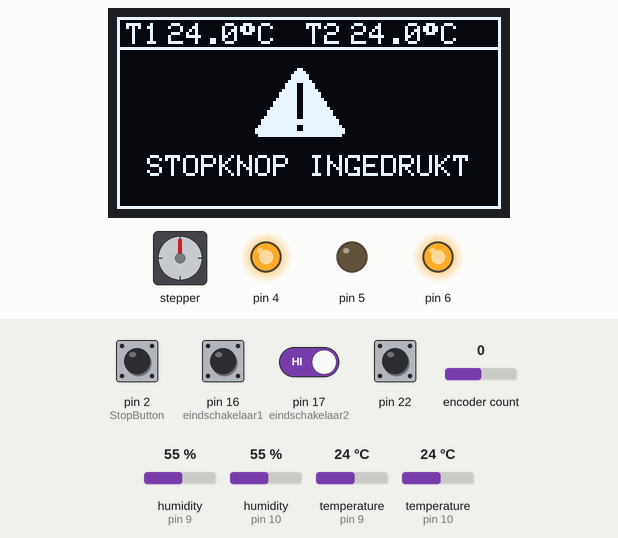
A program run on a simulated Arduino Mega 2560, built with avr-gcc and run on an emulated ATmega2560. Parts: stepper motor, 128×64 one-colour display, output pins drawn as LEDs (lit = HIGH). Wiring (inferred from the names in the program): stepper motor driver (200 steps per turn assumed): step pin 11; direction pin 12; enable pin 13. Dashed ring = blinking. The test bench sets the inputs (shaded band); at power-on: pin 2 (StopButton), pin 16 (eindschakelaar1), pin 17 (eindschakelaar2), pin 22 HIGH, encoder count 0, humidity (sensors on pin 9, pin 10) 55 %, temperature (sensors on pin 9, pin 10) 24 °C. Pins used as bus, display or sensor lines are not drawn.

Above: at 6.2 s.
6.3 s: pin 2 (StopButton) pulled LOW for 0.15 s
At 6.43 s:
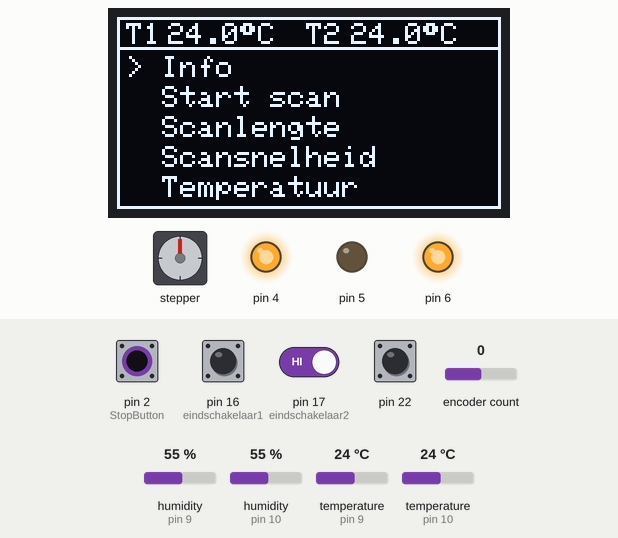
8.0 s: pin 2 (StopButton) pulled LOW for 3.2 s
12.7 s: pin 2 (StopButton) driven LOW and pin 17 (eindschakelaar2) driven LOW
At 13.6 s:
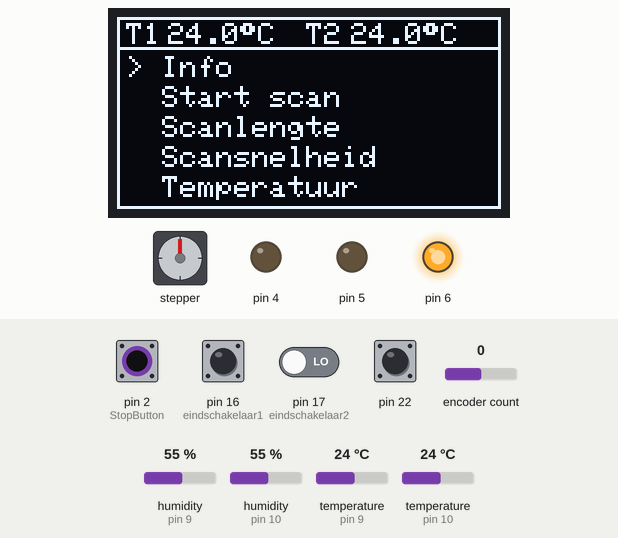
14.2 s: encoder count set to 1
At 14.8 s:
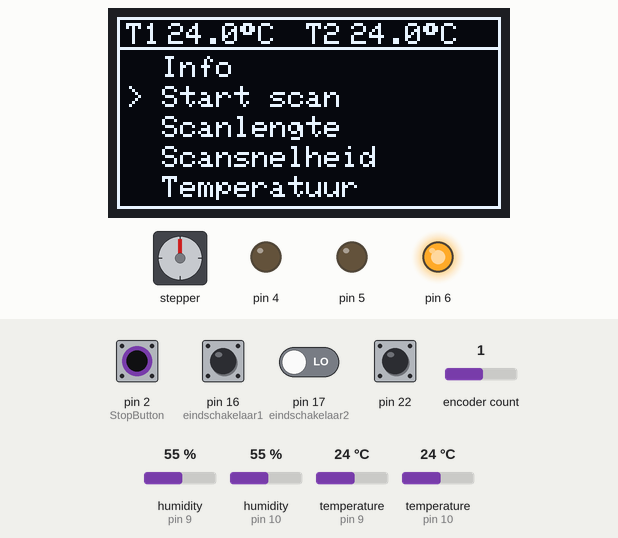
15.7 s: pin 22 pulled LOW for 0.15 s
At 16.6 s:
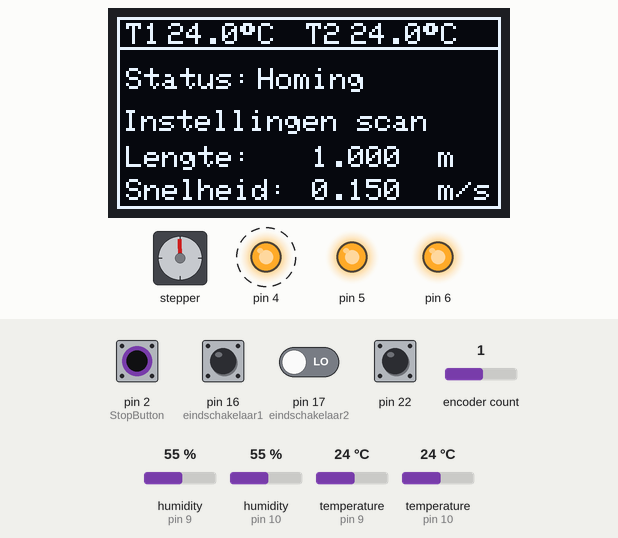
18.3 s: pin 2 (StopButton) driven HIGH
At 21.4 s:
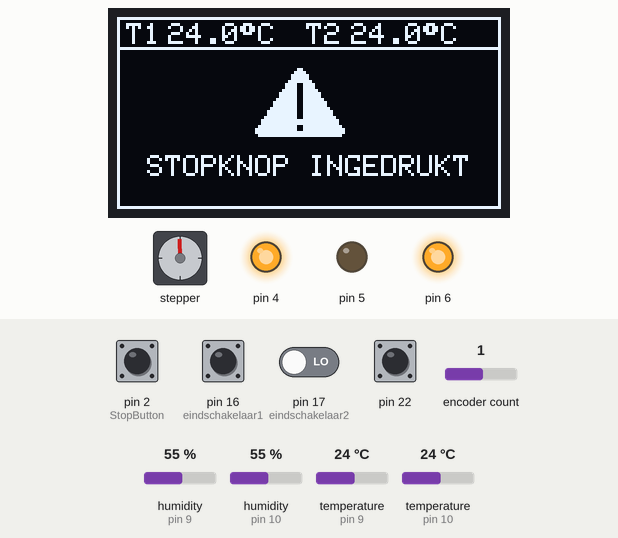
Timing chart, 0 to 22.3 s (numbered marks = the images above; inputs shaded):
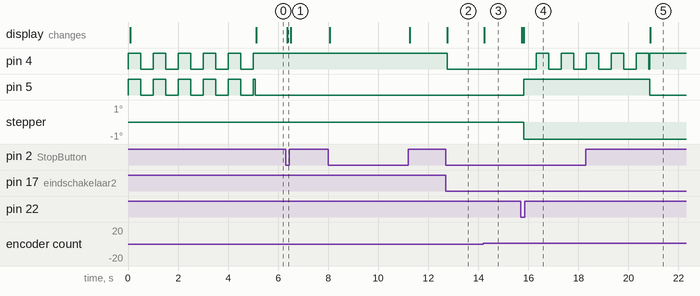

The program:

main.cpp
```cpp
#include <Wire.h>
#include <DHT.h>
#include "Display.h"
#include "SelectorSwitch.h"
#include "RGBcontrol.h"
#include "TempController.h"
#include "Motor.h"
#include "Enc.h"

// Define the settings and object for OLED-display
#define SCREEN_WIDTH 128
#define SCREEN_HEIGHT 64
#define OLED_RESET    -1
#define OLED_I2C_ADDR 0x3C
DisplayController display(SCREEN_WIDTH, SCREEN_HEIGHT, OLED_I2C_ADDR, OLED_RESET);

// Define the pins and objects for push buttons with RGB lighting
#define StopButton 2
bool FirstInteruptStopButton = false;
RGBController rgbController(5, 4, 6);

// // Define the pins and object for encoder push button
#define EncButtonS1 23
#define EncButtonS2 24
#define EncButtonKEY 22
SelectorSwitch selector(EncButtonS1, EncButtonS2, EncButtonKEY);

// Define the pins and objects for the two temperature sensors
#define DHT21_PIN1 9  // Pin DHT21 sensor control box
#define DHT21_PIN2 10  // Pin DHT21 sensor LAB setup
TempController TempControlBox(DHT21_PIN1, 15000, 45000);
TempController TempLABsetup(DHT21_PIN2, 15000, 45000);
float temp1 = 0.0;
float temp2 = 0.0;

// Define the pins and objects for motor
#define STEP_PIN 11
#define DIR_PIN 12
#define EN_PIN 13
Motor motor(DIR_PIN, STEP_PIN, EN_PIN);

// Define the pins and objects for encoder
// #define ENCODER_A 18
// #define ENCODER_B 19
// #define LINEAR_DISTANCE_PER_STEP 0.00005655
// Enc encoder(ENCODER_A, ENCODER_B, LINEAR_DISTANCE_PER_STEP);

// Startup and timesettings
unsigned long startTime;
unsigned long delayTime = 5000; // 5 sec
unsigned long lastUpdate = 0;

// General settings
float scanLength = 1.0;
float scanSpeed = 0.150;
float totalDistance = 1.67; // Totale afstand in meters

// Defining the states
enum State {
  Waiting,
  Homing,
  Accelerating,
  Scanning,
  Decelerating,
  Stopped,
  SafeStop
};
State currentState = Waiting;
State lastStringCurrentState = currentState;
String StringCurrentState = String(currentState);
bool StartButton = false;
bool ScanStart = false;

const int eindschakelaar1 = 16; // Gebruik digitale pin 16
const int eindschakelaar2 = 17;

// Declaration of the functions
void handleStopButton();

String stateToString(State state);

void setup() {
    Serial.begin(9600);
    pinMode(StopButton, INPUT_PULLUP);
    attachInterrupt(digitalPinToInterrupt(StopButton), handleStopButton, CHANGE); // Interrupt op Rising-edge
    selector.begin();
    rgbController.begin();
    // encoder.begin();

    pinMode(eindschakelaar1, INPUT_PULLUP);
    pinMode(eindschakelaar2, INPUT_PULLUP);

    if (!digitalRead(StopButton)) {
        currentState = Waiting;
    } else {
        currentState = SafeStop;
        FirstInteruptStopButton = true;
    }

    StartButton = false;
    ScanStart = false;

    motor.begin();
    motor.setDirection(false);
    motor.FixSpeed(true);
    motor.SetFixedSpeed(0.05);
    motor.stop();

    TempControlBox.begin();
    TempControlBox.attachTemp(&temp1);
    TempLABsetup.begin();
    TempLABsetup.attachTemp(&temp2);

    // Initialiseer het display
    if (!display.begin()) {
        Serial.println("Display niet gevonden, controleer verbinding!");
        while (true);
    }
    display.clear();
    display.attachLength(&scanLength);
    display.attachSpeed(&scanSpeed);
    display.attachTemp(&temp1, &temp2);
    display.attachState(&StringCurrentState);

    // Startup display with delay
    display.attachStartButton(&StartButton);
    display.printText("Startup...", 15, 15);
    display.updateDisplay();
    rgbController.setState(Startup);
    startTime = millis();
    while (millis() - startTime < delayTime) {
        rgbController.update();
    }
    display.clear();

    StringCurrentState = stateToString(currentState);
    TempControlBox.getTemp();
    TempLABsetup.getTemp();
    if (!digitalRead(StopButton)) {
        display.mainMenu();
    }
}


void loop() {
    if (currentState != Waiting) {
        StartButton = false;
    }

    if ((lastStringCurrentState != currentState)){
        StringCurrentState = stateToString(currentState);
        lastStringCurrentState = currentState;
        if (currentState != SafeStop && currentState != Waiting) {
            display.scanInfo();
        }
    }

    bool isEindschakelaar1Triggered = digitalRead(eindschakelaar1) == HIGH;
    bool isEindschakelaar2Triggered = digitalRead(eindschakelaar2) == HIGH;

    if ((!(currentState == Waiting || currentState == Homing || currentState == Accelerating) && isEindschakelaar1Triggered) || isEindschakelaar2Triggered) {
        //delay(10); // Eenvoudige debounce
        if (digitalRead(eindschakelaar1) == HIGH || digitalRead(eindschakelaar2) == HIGH) {
            currentState = SafeStop;
        }
    }

    // if (((!(currentState == Waiting) && !(currentState == Homing) && !(currentState == Accelerating) && digitalRead(eindschakelaar1) == HIGH)) || digitalRead(eindschakelaar2) == HIGH) {
    //     currentState = SafeStop;
    // }

    if ((digitalRead(StopButton)) && currentState != SafeStop) {
        currentState = SafeStop;
        FirstInteruptStopButton = true;
    }

    // static unsigned long lastUpdateSpeed = 0;
    // if (millis() - lastUpdateSpeed > 1000) { // Elke seconde printen
    //     encoder.updateSpeed();
    //     lastUpdateSpeed = millis();
    // }

/*  //SerialPrint monitoring
    static unsigned long lastPrint = 0;
    if (millis() - lastPrint > 500) { // Elke seconde printen
        lastPrint = millis();
        Serial.print("Motor speed");
        Serial.println(updateMotorSpeed);
        float tempPosition = encoder.getPosition();
        float tempSpeed = encoder.getSpeed();
        Serial.print("Error : ");
        Serial.print(motor.isError());
        Serial.print(" , SG_Result: ");
        Serial.print(motor.getSGResult());
        Serial.print(" , Huidige positie: ");
        Serial.print(tempPosition, 6); // Print positie in meters met 6 decimalen
        Serial.println(" m, Snelheid: ");
        Serial.print(tempSpeed, 6);    // Print snelheid in m/s met 6 decimalen
        Serial.println(" m/s");
    }
*/


    switch (currentState) {
        case Waiting:
        TempControlBox.update();
        TempLABsetup.update();
        rgbController.setState(Wait);
        rgbController.update();
        display.checkButtons(selector.moveUp(), selector.moveDown(), selector.isButtonPressed());
        selector.update();

        if (millis() - lastUpdate >= 16000) {
        display.TempUpdate();
        lastUpdate = millis();
        }

        if (StartButton) {
            motor.setDirection(false);
            motor.FixSpeed(true);
            motor.setMotionSettings(scanSpeed, scanLength, totalDistance);
            display.scanInfo();
            currentState = Homing;
        }

        break;

        case Homing:
        rgbController.setState(Home);
        rgbController.update();
        motor.start();

        if (digitalRead(eindschakelaar1) == HIGH) {
            motor.stop();
            motor.calculateMotorSpeed();
            motor.setDirection(true);
            motor.FixSpeed(false);
            motor.resetMotor();
            startTime = millis();
            while (millis() - startTime < 5000) {
                rgbController.update();
                if (digitalRead(StopButton)) {
                    currentState = SafeStop;
                    FirstInteruptStopButton = true;
                }
            }
            // encoder.resetPosition();
            rgbController.setState(Run);
            rgbController.update();
            currentState = Accelerating;
        }
        break;

        case Accelerating:
        motor.start();
        motor.UpdateSpeed();
        if (motor.GetElapsedTime() >= motor.GetAccelerationTime()) {
            currentState = Scanning;
        }
        break;

        case Scanning:
        motor.UpdateSpeed();
        if (motor.GetElapsedTime()  >= (motor.GetAccelerationTime() + scanLength / scanSpeed)) {
            currentState = Decelerating;
        }
        break;

        case Decelerating:
        motor.UpdateSpeed();

        if (motor.GetElapsedTime()  >= motor.GetTotalTime()) {
            motor.stop();
            currentState = Stopped;
        }
        break;

        case Stopped:
        rgbController.setState(Stop);
        rgbController.update();
        motor.stop();
        motor.resetMotor();
        startTime = millis();
        while (millis() - startTime < 2000) {
            rgbController.update();
            if (digitalRead(StopButton)) {
                currentState = SafeStop;
                FirstInteruptStopButton = true;
            }
        }
        currentState = Waiting;
        display.mainMenu();
        break;

        case SafeStop:
        rgbController.setState(Safe);
        rgbController.update();
        motor.stop();
        motor.FixSpeed(true);
        if ((millis() - lastUpdate >= 16000) || FirstInteruptStopButton == true) {
            display.StopButtonScreen();
            lastUpdate = millis();
            FirstInteruptStopButton = false;
        }

        if (!digitalRead(StopButton)) {
            motor.resetMotor();
            // encoder.resetPosition();
            currentState = Waiting;
            StringCurrentState = stateToString(currentState);
            display.mainMenu();
        }
        break;

        default:
        Serial.println("Onbekende state!");
        break;
    }
}

// Interrupt service function (ISR)
void handleStopButton() {
    currentState = SafeStop;
    motor.stop();
    FirstInteruptStopButton = true;
    }

// Function for showing string program status in screen
String stateToString(State state) {
    switch (state) {
        case Waiting:           return "Waiting";
        case Homing:            return "Homing";
        case Accelerating:      return "Accelerating";
        case Scanning:          return "Scanning";
        case Decelerating:      return "Decelerating";
        case Stopped:           return "Stopped";
        case SafeStop:          return "SafeStop";
        default:                return "Unknown";
    }
}
```

Measured:
- after the input at 6.3 s, the display: changes after 0.07 s (image 1)
- after the input at 12.7 s, pin 4: HIGH → LOW after 0.07 s; the display: changes after 0.07 s (image 2)
- after the input at 14.2 s, the display: changes at once (image 3)
- after the input at 18.3 s, pin 5: HIGH → LOW after 2.5 s; stepper: stops changing and stays -1°; the display: changes after 2.6 s (image 5)
